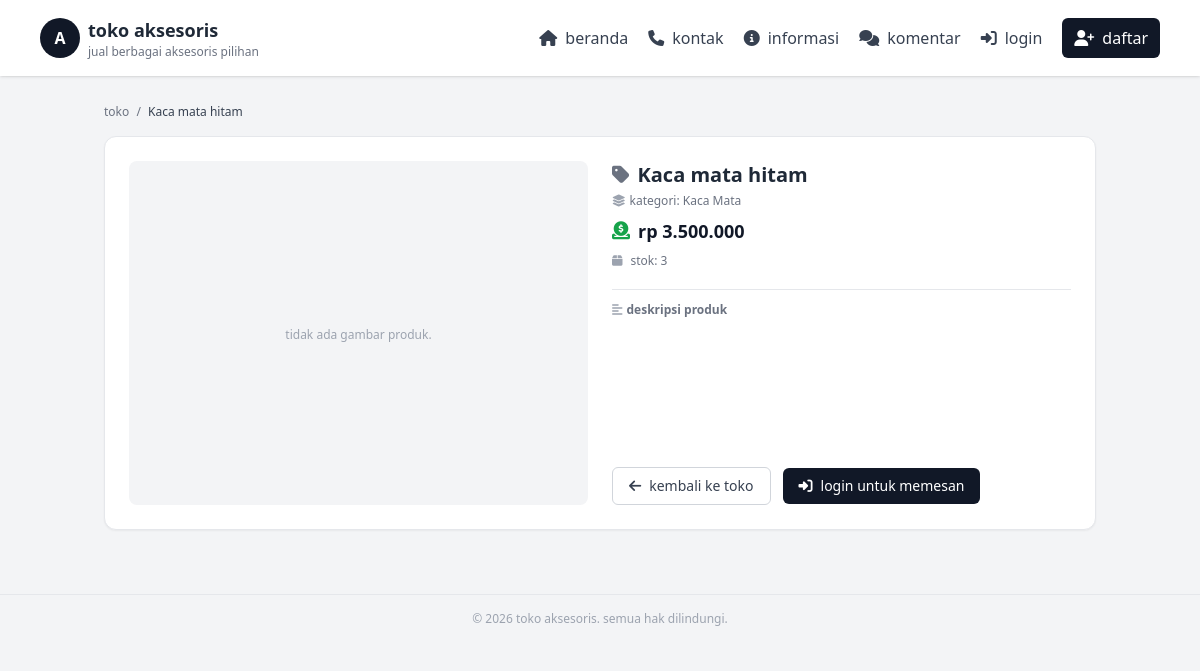
The page /detail_produk.php?id=3 on the database its author committed.
### tables this page shows
CREATE TABLE `produk` (
  `id_produk` int UNSIGNED NOT NULL,
  `id_kategori` int UNSIGNED DEFAULT NULL,
  `nama_produk` varchar(150) NOT NULL,
  `deskripsi` text,
  `gambar_produk` varchar(255) DEFAULT NULL,
  `harga` decimal(12,2) NOT NULL,
  `stok` int NOT NULL DEFAULT '0',
  `status_produk` enum('draft','aktif','nonaktif') NOT NULL DEFAULT 'draft',
  `dibuat_pada` datetime NOT NULL DEFAULT CURRENT_TIMESTAMP,
  `diperbarui_pada` datetime NOT NULL DEFAULT CURRENT_TIMESTAMP ON UPDATE CURRENT_TIMESTAMP
);

CREATE TABLE `kategori` (
  `id_kategori` int UNSIGNED NOT NULL,
  `nama_kategori` varchar(100) NOT NULL,
  `deskripsi` text,
  `dibuat_pada` datetime NOT NULL DEFAULT CURRENT_TIMESTAMP,
  `diperbarui_pada` datetime NOT NULL DEFAULT CURRENT_TIMESTAMP ON UPDATE CURRENT_TIMESTAMP
);

### detail_produk.php (the view, shortened to what this page needs)
<?php
include "config.php";
$id_produk = isset($_GET['id']) ? (int)$_GET['id'] : 0;
$sql_produk = "
    select
        p.id_produk,
        p.nama_produk,
        p.deskripsi,
        p.harga,
        p.stok,
        p.status_produk,
        p.gambar_produk,
        k.nama_kategori
    from produk p
    left join kategori k on k.id_kategori = p.id_kategori
    where p.id_produk = $id_produk
    limit 1
";
$q_produk = mysqli_query($koneksi, $sql_produk);
$produk = mysqli_fetch_assoc($q_produk);
$gambar_utama    = "";
$has_image       = false;
?>
<!DOCTYPE html>
<html lang="id">
<head>
    <script src="https://cdn.tailwindcss.com"></script>
</head>
<body class="bg-gray-100">
<?php include "layout/navbar.php"; ?>
<main class="max-w-5xl mx-auto px-4 py-6">
    <nav class="text-xs text-gray-500 mb-4">
        <a href="toko.php" class="hover:underline">toko</a>
        <span class="mx-1">/</span>
        <span class="text-gray-700"><?php echo htmlspecialchars($produk['nama_produk']); ?></span>
    </nav>
    <div class="bg-white rounded-xl shadow-sm border border-gray-200 p-4 md:p-6 grid grid-cols-1 md:grid-cols-2 gap-6">
        <div>
            <?php if ($has_image): ?>
                <div class="aspect-[4/3] bg-gray-100 rounded-lg overflow-hidden mb-3 relative">
                    <img src="<?php echo htmlspecialchars($gambar_utama); ?>"
                         alt="<?php echo htmlspecialchars($produk['nama_produk']); ?>"
                         class="w-full h-full object-cover">
                    <div class="absolute top-2 left-2 inline-flex items-center gap-1 px-2 py-1 rounded-full bg-black/60 text-white text-[10px]">
                        <i class="fa-solid fa-star text-yellow-400"></i>
                        gambar utama
                    </div>
                </div>
            <?php else: ?>
                <div class="aspect-[4/3] bg-gray-100 rounded-lg flex flex-col items-center justify-center text-xs text-gray-400 gap-1">
                    tidak ada gambar produk.
                </div>
            <?php endif; ?>
        </div>
        <div class="flex flex-col">
            <h1 class="text-xl font-semibold text-gray-800 mb-1 flex items-center gap-2">
                <i class="fa-solid fa-tag text-gray-500"></i>
                <?php echo htmlspecialchars($produk['nama_produk']); ?>
            </h1>
            <?php if (!empty($produk['nama_kategori'])): ?>
                <p class="text-xs text-gray-500 mb-2 flex items-center gap-1">
                    <i class="fa-solid fa-layer-group text-gray-400"></i>
                    kategori: <?php echo htmlspecialchars($produk['nama_kategori']); ?>
                </p>
            <?php endif; ?>
            <p class="text-lg font-bold text-gray-900 mb-2 flex items-center gap-2">
                <i class="fa-solid fa-circle-dollar-to-slot text-green-600"></i>
                rp <?php echo number_format($produk['harga'], 0, ',', '.'); ?>
            </p>
            <p class="text-xs text-gray-500 mb-2 flex items-center gap-2">
                <i class="fa-solid fa-box text-gray-400"></i>
                stok: <?php echo (int)$produk['stok']; ?>
            </p>
            <div class="border-t border-gray-200 my-3"></div>
            <div class="mb-4 text-sm text-gray-700 leading-relaxed">
                <p class="text-xs font-semibold text-gray-500 mb-1 flex items-center gap-1">
                    <i class="fa-solid fa-align-left text-gray-400"></i>
                    deskripsi produk
                </p>
            </div>
            <div class="mt-auto flex flex-wrap items-center gap-3">
                <a href="toko.php"
                   class="inline-flex items-center gap-2 px-4 py-2 rounded-md border border-gray-300 text-sm text-gray-700 hover:bg-gray-50">
                    <i class="fa-solid fa-arrow-left"></i>
                    kembali ke toko
                </a>
                <?php if ($produk['stok'] <= 0): ?>
                    <span class="inline-flex items-center gap-2 px-4 py-2 rounded-md bg-red-100 text-xs font-semibold text-red-700">
                        <i class="fa-solid fa-circle-xmark"></i>
                        stok habis
                    </span>
                <?php else: ?>
                    <?php if (!empty($is_pembeli) && $is_pembeli): ?>
                        <form method="post" action="tambah_keranjang.php" class="m-0 flex items-center gap-2">
                            <input type="hidden" name="id_produk" value="<?php echo (int)$produk['id_produk']; ?>">
                            <div class="flex items-center gap-1 text-xs text-gray-600">
                                <i class="fa-solid fa-sort-numeric-up"></i>
                                <input
                                        type="number"
                                        name="jumlah"
                                        value="1"
                                        min="1"
                                        max="<?php echo (int)$produk['stok']; ?>"
                                        class="w-20 px-2 py-1 rounded-md border border-gray-300 text-sm focus:outline-none focus:ring-1 focus:ring-gray-500"
                                >
                            </div>
                            <input type="hidden" name="redirect"
                                   value="detail_produk.php?id=<?php echo (int)$produk['id_produk']; ?>&pesan=tambah_sukses">
                            <button
                                    type="submit"
                                    class="inline-flex items-center gap-2 px-4 py-2 rounded-md bg-gray-900 text-white text-sm font-medium hover:bg-gray-800">
                                <i class="fa-solid fa-cart-plus"></i>
                                tambah ke keranjang
                            </button>
                        </form>
                    <?php else: ?>
                        <a href="auth/login.php?pesan=login_dulu&redirect=../detail_produk.php?id=<?php echo (int)$produk['id_produk']; ?>"
                           class="inline-flex items-center gap-2 px-4 py-2 rounded-md bg-gray-900 text-white text-sm font-medium hover:bg-gray-800">
                            <i class="fa-solid fa-right-to-bracket"></i>
                            login untuk memesan
                        </a>
                    <?php endif; ?>
                <?php endif; ?>
            </div>
        </div>
    </div>
</main>
<?php include "layout/footer.php"; ?>
</body>
</html>

### rows shown on the page
produk: nama_produk "Kaca mata hitam", id_kategori.nama_kategori "Kaca Mata", harga "3.500.000", stok "3"
